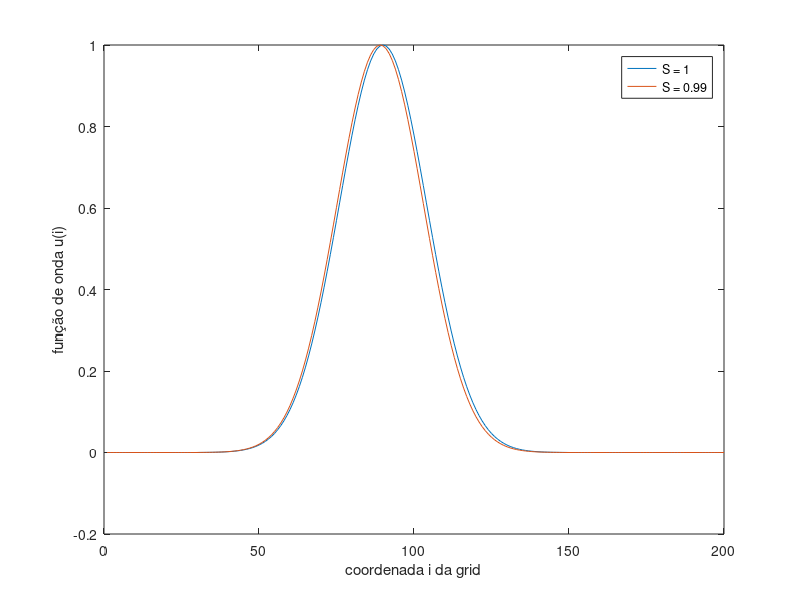
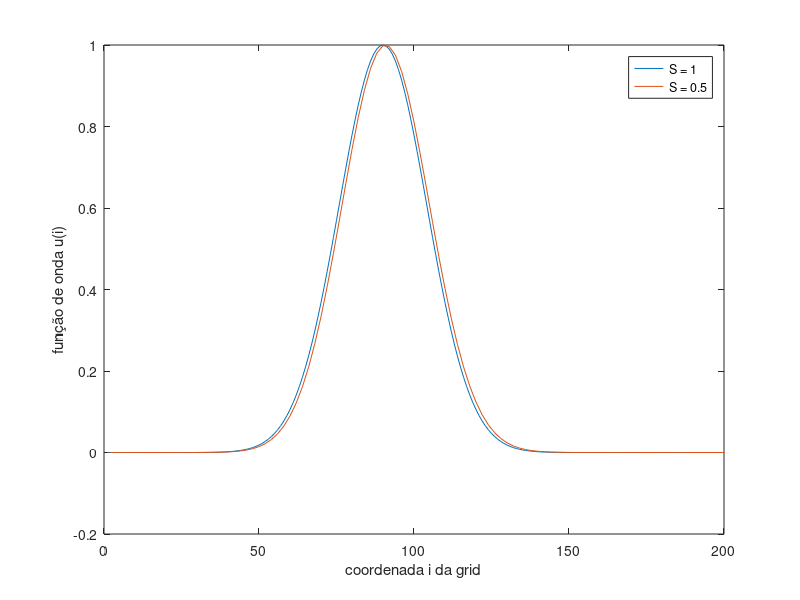

MATLAB code for these plots, in order:
%wave parameters
Nt = 200;
Nz = 200;
S1 = 1;
S2 = 0.99;
S3 = 0.5;

%matrix values
u1 = zeros(Nt,Nz);
u2 = zeros(Nt,Nz);
u3 = zeros(Nt,Nz);

%gaussian pulse parameters
sigma = 1/sqrt(2*pi);
nDt = 40; %interval between 1/e points
interval = 2*sigma*sqrt(2)/nDt; %size of interval
i_pico = 60; %max position
media = interval * i_pico;

for i = 1:(i_pico * 2)
    u1(i, 1) = normpdf((i-1)*interval, media, sigma);
    u2(i, 1) = normpdf((i-1)*interval, media, sigma);
    u3(i, 1) = normpdf((i-1)*interval, media, sigma);
end

for n = 2:(Nt-1)
    for z = 2:(Nz-1)
        u1(n+1, z) = S1*S1*(u1(n, z+1) - 2*u1(n, z) + u1(n,z-1)) + 2*u1(n,z) - u1(n-1, z);
        u2(n+1, z) = S2*S2*(u2(n, z+1) - 2*u2(n, z) + u2(n,z-1)) + 2*u2(n,z) - u2(n-1, z);
        u3(n+1, z) = S3*S3*(u3(n, z+1) - 2*u3(n, z) + u3(n,z-1)) + 2*u3(n,z) - u3(n-1, z);
    end
end

%S = 1 and S = 0.99
figure(1)
x = 1:Nz;
plot(x, u1(150,:))
hold on
plot(x, u2(150,:))
hold off
legend({'S = 1','S = 0.99'},'Location','northeast');
xlabel('coordenada i da grid')
ylabel('função de onda u(i)')

%S = 1 and S = 0.5
figure(2)
plot(x, u1(150,:))
hold on
x3 = (1/S3:1/S3:Nz/S3);
plot(x3, u3(150,:))
xlim([0 Nz])
hold off
legend({'S = 1','S = 0.5'},'Location','northeast');
xlabel('coordenada i da grid')
ylabel('função de onda u(i)')

